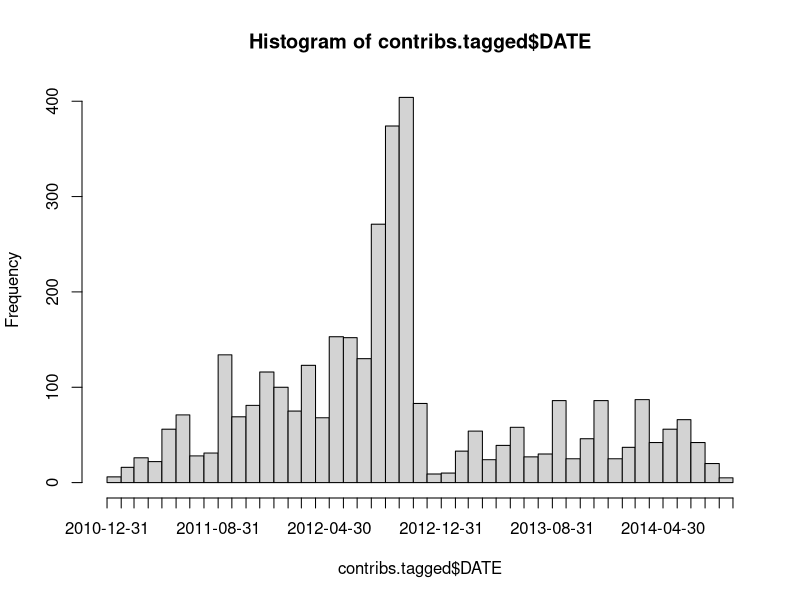
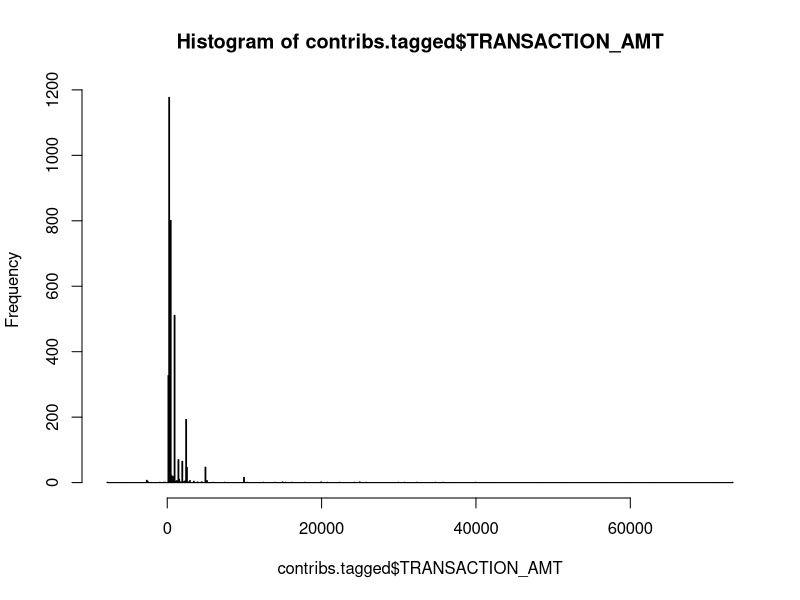

Recreate these plots in R, in order. (Note: this script raises an error after producing the figures.)
#
#   analysis.R: statistical analysis on political contributions of Harvard employees
#

library(plyr)

# All contribution data, filtered down to Harvard employees, from 2001 - 2014
contribs.all <- read.csv("harvard-contributions.csv")

# HELPER FUNCTIONS
# show counts and percentages via contingency table
tabulate <- function(cols) {
    print(table(cols))
    print(round(prop.table(table(cols)), 3))
}

# PEOPLE
# Unique employees who contributed between 2011 and 2014
people <- read.csv("people_tagged_unique.csv")  
names(people) # get a look at the columns
nrow(people) # 1216 unique verified contributors between 2011 and 2014
# Gender
# 457 F, 756 M
# 38% F, 62% M
tabulate(people$GENDER)
# School
# 25% in FAS, 15% in HLS, HMS, HBS, 7% in SPH
tabulate(people$SCHOOL)
# Title
# 46% professors, 22% administrators, 26 Univ. professors
tabulate(people$TITLE)
# School vs. Gender
school.gender.table <- table(people$SCHOOL, people$GENDER); school.gender.table
school.gender.perc <- round(prop.table(school.gender.table, 1), 3); school.gender.perc
# average gender distribution per school
# 30% female, 63% male
school.gender.favg <- mean(school.gender.perc[,2])
school.gender.mavg <- mean(school.gender.perc[,3])
school.gender.favg; school.gender.mavg
# Gender vs. Title
# administrators are 59% female, associate professors are 57% male, asst. profs are 67% male, instructors are 75% female
# professors are 75% male, senior fellows are 85% male, senior lecturers are 58% male, univ. profs are 92% male
title.gender.table <- table(people$TITLE, people$GENDER); title.gender.table
title.gender.perc <- round(prop.table(title.gender.table, 1), 3); title.gender.perc

# TAGGED CONTRIBUTIONS (2011 - 2014)
# Contribution data, tagged with gender/school/title, from 2011 - 2014
contribs.tagged <- read.csv("contributions_11-14_tagged.csv")
names(contribs.tagged)
# Add a column with formatted transaction date
contribs.tagged$DATE <- as.Date(sprintf("%08d", contribs.tagged$TRANSACTION_DT), '%m%d%Y')
# contributions between 01-04-2011 and 09-30-2014
summary(contribs.tagged$DATE)
# histogram of # contribs / month
hist(contribs.tagged$DATE, breaks="months", freq=TRUE)
# mean contributions: $952.4, median: $500, min: $200, max: $73300
summary(contribs.tagged$TRANSACTION_AMT)
# only 47 contributions greater than $5000
hist(contribs.tagged$TRANSACTION_AMT, breaks="FD", freq=TRUE)
# let's break it down by school
# first, merge CAND and CMTE party affiliation
# contribs.tagged$PARTY <- ifelse(!is.na(contribs.tagged$CMTE_PTY_AFFILIATION), as.character(contribs.tagged$CMTE_PTY_AFFILIATION), as.character(contribs.tagged$CAND_PTY_AFFILIATION))
# now, look at total contributions (amt + count) per party per school
aggregate(TRANSACTION_AMT ~ SCHOOL + PARTY, data = contribs.tagged, sum)
aggregate(TRANSACTION_AMT ~ SCHOOL + PARTY, data = contribs.tagged, length)
# now per party per school
aggregate(TRANSACTION_AMT ~ TITLE + PARTY, data = contribs.tagged, sum)
aggregate(TRANSACTION_AMT ~ TITLE + PARTY, data = contribs.tagged, length)
# per party per gender
aggregate(TRANSACTION_AMT ~ GENDER + PARTY, data = contribs.tagged, sum)
aggregate(TRANSACTION_AMT ~ GENDER + PARTY, data = contribs.tagged, legnth)


